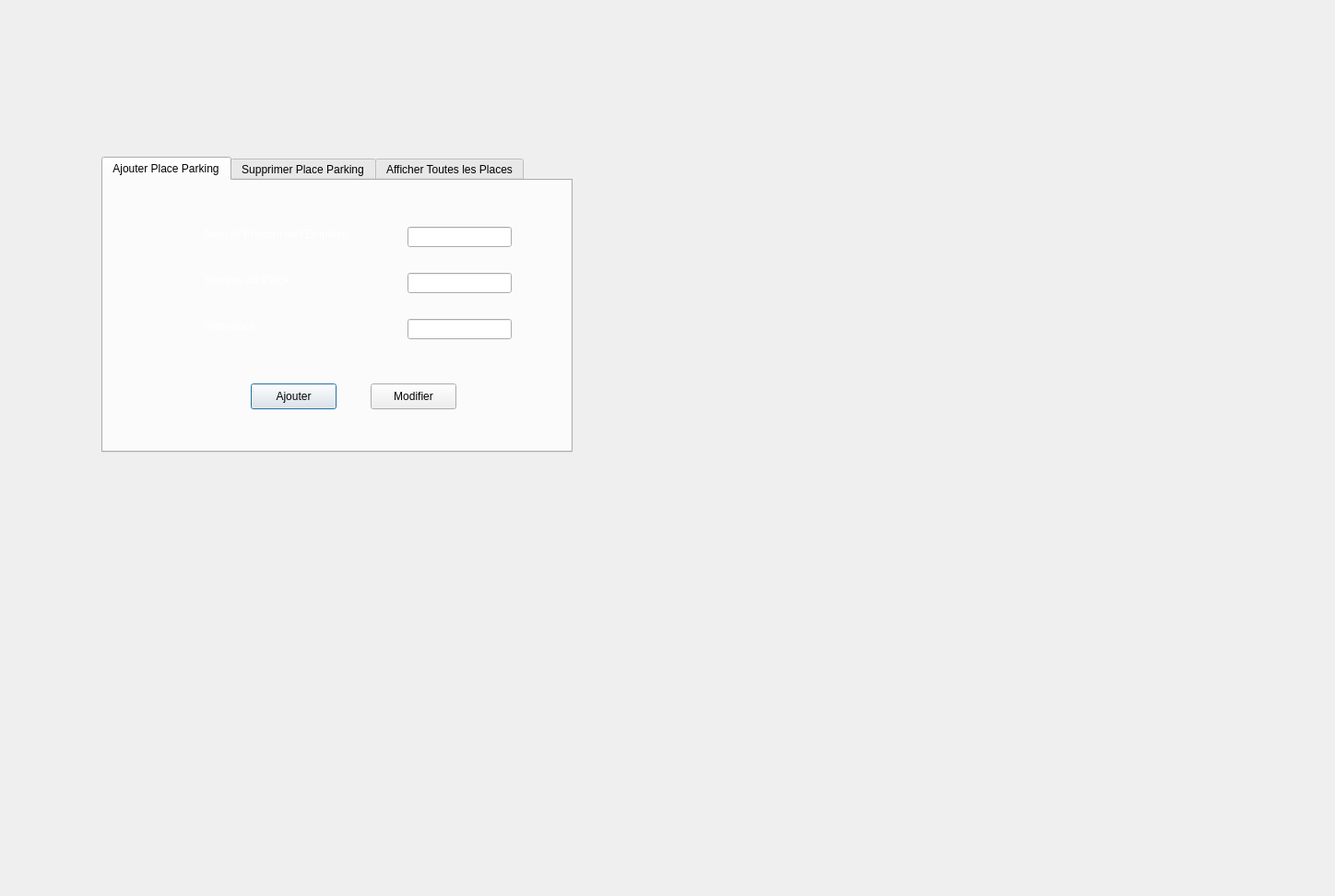
<?xml version="1.0" encoding="UTF-8"?>
<ui version="4.0">
 <class>dialog_parking</class>
 <widget class="QDialog" name="dialog_parking">
  <property name="geometry">
   <rect>
    <x>0</x>
    <y>0</y>
    <width>1448</width>
    <height>972</height>
   </rect>
  </property>
  <property name="windowTitle">
   <string>Dialog</string>
  </property>
  <widget class="QLabel" name="label_5">
   <property name="geometry">
    <rect>
     <x>-5</x>
     <y>-5</y>
     <width>721</width>
     <height>571</height>
    </rect>
   </property>
   <property name="styleSheet">
    <string notr="true">border-image: url(:/image/image/aaa.jpg);</string>
   </property>
   <property name="text">
    <string/>
   </property>
  </widget>
  <widget class="QTabWidget" name="tabWidget">
   <property name="geometry">
    <rect>
     <x>110</x>
     <y>170</y>
     <width>511</width>
     <height>321</height>
    </rect>
   </property>
   <property name="styleSheet">
    <string notr="true"/>
   </property>
   <property name="currentIndex">
    <number>0</number>
   </property>
   <widget class="QWidget" name="tab_3">
    <attribute name="title">
     <string>Ajouter Place Parking</string>
    </attribute>
    <widget class="QLabel" name="label">
     <property name="geometry">
      <rect>
       <x>0</x>
       <y>0</y>
       <width>511</width>
       <height>301</height>
      </rect>
     </property>
     <property name="styleSheet">
      <string notr="true">border-image: url(:/image/image/parking-dentreprise-e1561984478242.jpg);</string>
     </property>
     <property name="text">
      <string/>
     </property>
    </widget>
    <widget class="QLabel" name="label_12">
     <property name="geometry">
      <rect>
       <x>110</x>
       <y>100</y>
       <width>121</width>
       <height>16</height>
      </rect>
     </property>
     <property name="text">
      <string>&lt;font color=white&gt; Nombre de Place :</string>
     </property>
    </widget>
    <widget class="QPushButton" name="park_ajout_2">
     <property name="geometry">
      <rect>
       <x>160</x>
       <y>220</y>
       <width>93</width>
       <height>28</height>
      </rect>
     </property>
     <property name="text">
      <string>Ajouter</string>
     </property>
    </widget>
    <widget class="QLabel" name="label_11">
     <property name="geometry">
      <rect>
       <x>110</x>
       <y>50</y>
       <width>181</width>
       <height>16</height>
      </rect>
     </property>
     <property name="text">
      <string>&lt;font color=white&gt; Nom et Prenom de l'Employé :</string>
     </property>
    </widget>
    <widget class="QLineEdit" name="nom_employe_2">
     <property name="geometry">
      <rect>
       <x>330</x>
       <y>50</y>
       <width>113</width>
       <height>22</height>
      </rect>
     </property>
    </widget>
    <widget class="QLabel" name="label_8">
     <property name="geometry">
      <rect>
       <x>110</x>
       <y>150</y>
       <width>181</width>
       <height>16</height>
      </rect>
     </property>
     <property name="text">
      <string>&lt;font color=white&gt; Reference :</string>
     </property>
    </widget>
    <widget class="QPushButton" name="mod_park_2">
     <property name="geometry">
      <rect>
       <x>290</x>
       <y>220</y>
       <width>93</width>
       <height>28</height>
      </rect>
     </property>
     <property name="text">
      <string>Modifier</string>
     </property>
    </widget>
    <widget class="QLineEdit" name="reference_2">
     <property name="geometry">
      <rect>
       <x>330</x>
       <y>150</y>
       <width>113</width>
       <height>22</height>
      </rect>
     </property>
    </widget>
    <widget class="QLineEdit" name="nbr_place_2">
     <property name="geometry">
      <rect>
       <x>330</x>
       <y>100</y>
       <width>113</width>
       <height>22</height>
      </rect>
     </property>
    </widget>
   </widget>
   <widget class="QWidget" name="tab_5">
    <attribute name="title">
     <string>Supprimer Place Parking</string>
    </attribute>
    <widget class="QLabel" name="label_13">
     <property name="geometry">
      <rect>
       <x>-5</x>
       <y>-5</y>
       <width>511</width>
       <height>301</height>
      </rect>
     </property>
     <property name="styleSheet">
      <string notr="true">border-image: url(:/image/image/parking-dentreprise-e1561984478242.jpg);</string>
     </property>
     <property name="text">
      <string/>
     </property>
    </widget>
    <widget class="QPushButton" name="supp_park_2">
     <property name="geometry">
      <rect>
       <x>210</x>
       <y>190</y>
       <width>93</width>
       <height>28</height>
      </rect>
     </property>
     <property name="text">
      <string>Continuer</string>
     </property>
    </widget>
    <widget class="QLabel" name="label_14">
     <property name="geometry">
      <rect>
       <x>60</x>
       <y>110</y>
       <width>251</width>
       <height>16</height>
      </rect>
     </property>
     <property name="text">
      <string>&lt;font color=white&gt;Donner le Numero de Place à Supprimer</string>
     </property>
    </widget>
    <widget class="QLineEdit" name="park_supp_2">
     <property name="geometry">
      <rect>
       <x>340</x>
       <y>110</y>
       <width>113</width>
       <height>22</height>
      </rect>
     </property>
    </widget>
   </widget>
   <widget class="QWidget" name="tab_6">
    <attribute name="title">
     <string>Afficher Toutes les Places</string>
    </attribute>
    <widget class="QLabel" name="label_15">
     <property name="geometry">
      <rect>
       <x>-5</x>
       <y>-5</y>
       <width>521</width>
       <height>301</height>
      </rect>
     </property>
     <property name="styleSheet">
      <string notr="true">border-image: url(:/image/image/parking-dentreprise-e1561984478242.jpg);</string>
     </property>
     <property name="text">
      <string/>
     </property>
    </widget>
    <widget class="QPushButton" name="pushButton_8">
     <property name="geometry">
      <rect>
       <x>340</x>
       <y>30</y>
       <width>93</width>
       <height>28</height>
      </rect>
     </property>
     <property name="text">
      <string>Tri</string>
     </property>
    </widget>
    <widget class="QTableView" name="tableView_parking_2">
     <property name="geometry">
      <rect>
       <x>50</x>
       <y>100</y>
       <width>391</width>
       <height>151</height>
      </rect>
     </property>
    </widget>
   </widget>
  </widget>
 </widget>
 <resources/>
 <connections/>
</ui>
